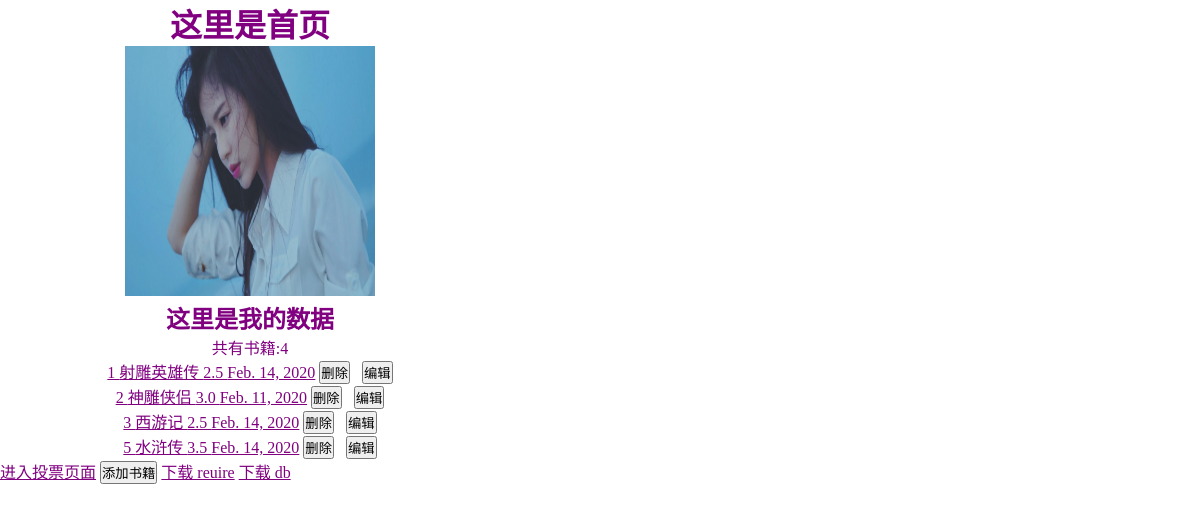
The app's page /, older data.
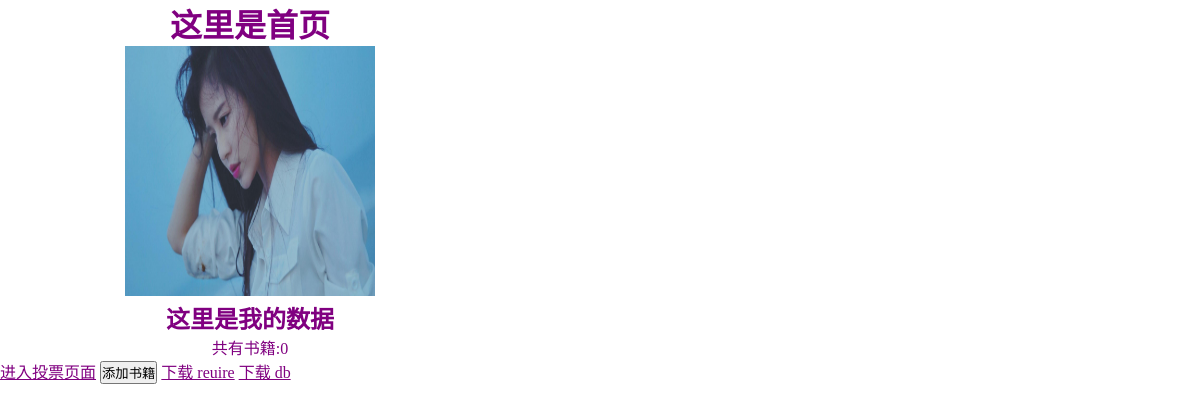
The same page, newer data.
### booktest/models.py (models this page shows, shortened)
class Book(models.Model):
    title = models.CharField(max_length=20)
    pub_date = models.DateField(default="2020-02-11")
    price = models.FloatField(default=0)

### booktest/views.py (the view)
# urls.py: url(r'^$', views.index, name='index'),
def index(request):
    books = Book.objects.all()
    return render(request, 'index.html', {"books": books})

### templates/index.html (shortened to what this page needs)
<!DOCTYPE html>
<html lang="en">
<head>
</head>
<body>
<link rel="stylesheet" href="/static/css/main.css">
<div class="container">
    <div class="center">
        <h1>这里是首页</h1>
        <img class="img" src="/static/img/bg1.jpg" alt="">
        <h2>这里是我的数据</h2>
        <p>共有书籍:{{books.count}}</p>
        <ul>
            {% for book in books %}
            <li><a href="{% url 'booktest:detail' book.id %}">{{book.id}} {{book.title}} {{book.price}} {{ book.pub_date }}</a>
                <a href="{% url 'booktest:deletebook' book.id %}"><button style="color:black">删除</button></a>&nbsp;&nbsp;&nbsp;<a href="{% url 'booktest:editbook' book.id %}"><button style="color:black">编辑</button></a></li>
            {% endfor %}
        </ul>
    </div>
    <a href="{% url 'polls:index' %}">进入投票页面</a>
    <a href="{% url 'booktest:addbook' %}"><button style="color:black">添加书籍</button></a>
    <a href="http://127.0.0.1:8000/download/require.txt">下载 reuire</a>
    <a href="http://127.0.0.1:8000/download/db.sqlite3">下载 db</a>
</div>
</body>
</html>

### static/css/main.css (style rules this page uses)
* { margin:0; padding:0; color:purple }
.container { width:500px; margin 0 auto; }
.center { text-align:center; }
.img { width:250px; height:250px }

Row changes from the older to the newer data that the page shows:
removed Book: id "1", title "射雕英雄传", price "2.5", pub_date "Feb. 14, 2020"
removed Book: id "2", title "神雕侠侣", price "3.0", pub_date "Feb. 11, 2020"
removed Book: id "3", title "西游记", price "2.5", pub_date "Feb. 14, 2020"
removed Book: id "5", title "水浒传", price "3.5", pub_date "Feb. 14, 2020"
Text that changed along with them:
{{ books.count }}: "4" → "0"
